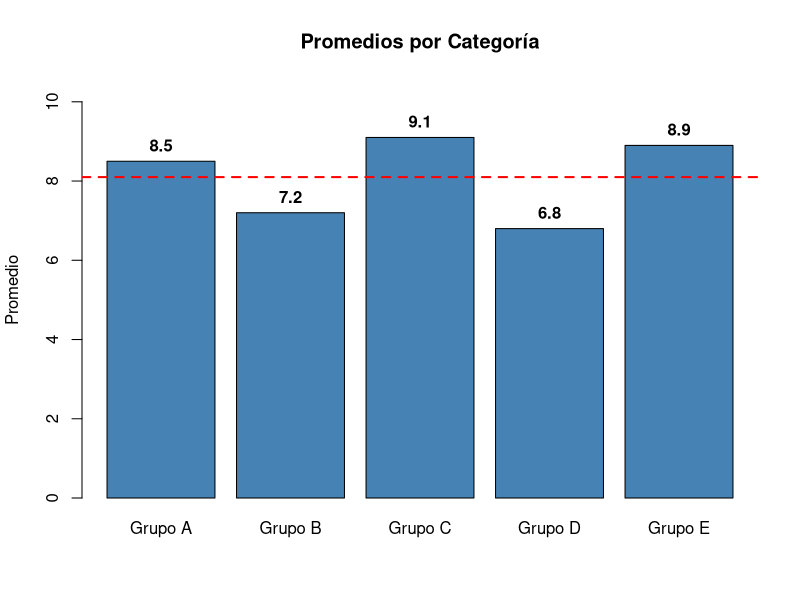

Write R code to recreate this figure.
promedios <- c(8.5, 7.2, 9.1, 6.8, 8.9)
grupos <- c("Grupo A", "Grupo B", "Grupo C", "Grupo D", "Grupo E")

# Dibujar barras
bp <- barplot(
  promedios,
  names.arg = grupos,
  col = "steelblue",
  main = "Promedios por Categoría",
  ylab = "Promedio",
  ylim = c(0, 10.5)
)

# Añadir valores sobre cada barra y línea de media
text(x = bp, y = promedios + 0.4, labels = promedios, font = 2)
abline(h = mean(promedios), col = "red", lty = 2, lwd = 2)
